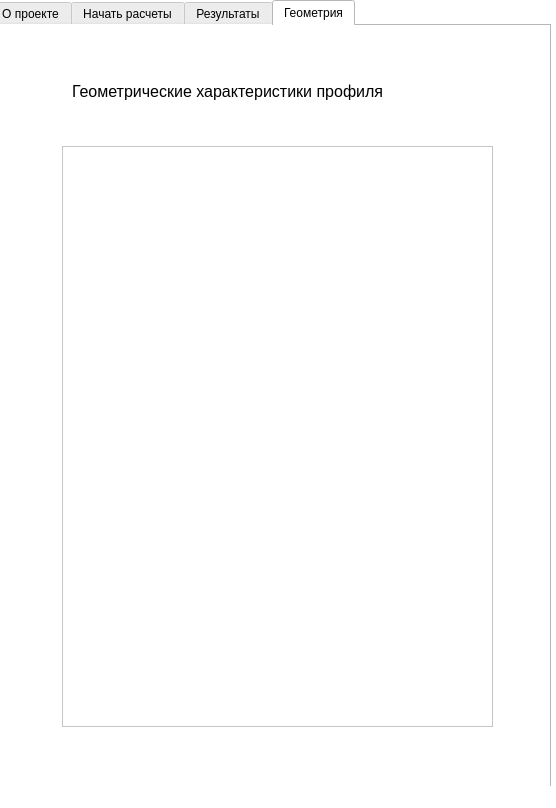
<?xml version="1.0" encoding="UTF-8"?>
<ui version="4.0">
 <class>Main_window</class>
 <widget class="QMainWindow" name="Main_window">
  <property name="geometry">
   <rect>
    <x>0</x>
    <y>0</y>
    <width>556</width>
    <height>808</height>
   </rect>
  </property>
  <property name="font">
   <font>
    <pointsize>11</pointsize>
   </font>
  </property>
  <property name="windowTitle">
   <string>WingPro</string>
  </property>
  <property name="styleSheet">
   <string notr="true">background-color: rgb(255, 255, 255)</string>
  </property>
  <widget class="QWidget" name="centralwidget">
   <widget class="QTabWidget" name="Tab_widget">
    <property name="geometry">
     <rect>
      <x>-10</x>
      <y>0</y>
      <width>561</width>
      <height>861</height>
     </rect>
    </property>
    <property name="styleSheet">
     <string notr="true">background-color:rgb(255, 255, 255)
</string>
    </property>
    <property name="currentIndex">
     <number>3</number>
    </property>
    <widget class="QWidget" name="information">
     <attribute name="title">
      <string>О проекте</string>
     </attribute>
     <widget class="QLabel" name="label_9">
      <property name="geometry">
       <rect>
        <x>60</x>
        <y>70</y>
        <width>461</width>
        <height>101</height>
       </rect>
      </property>
      <property name="font">
       <font>
        <pointsize>20</pointsize>
       </font>
      </property>
      <property name="styleSheet">
       <string notr="true">к</string>
      </property>
      <property name="text">
       <string>Добро пожаловать в WingPro! </string>
      </property>
     </widget>
     <widget class="QPushButton" name="start_btn">
      <property name="geometry">
       <rect>
        <x>200</x>
        <y>630</y>
        <width>161</width>
        <height>41</height>
       </rect>
      </property>
      <property name="font">
       <font>
        <pointsize>11</pointsize>
       </font>
      </property>
      <property name="styleSheet">
       <string notr="true">
background-color: rgb(0, 139, 250)</string>
      </property>
      <property name="text">
       <string>Начать работу!</string>
      </property>
     </widget>
     <widget class="QTextEdit" name="textEdit">
      <property name="geometry">
       <rect>
        <x>50</x>
        <y>190</y>
        <width>471</width>
        <height>411</height>
       </rect>
      </property>
      <property name="html">
       <string>&lt;!DOCTYPE HTML PUBLIC &quot;-//W3C//DTD HTML 4.0//EN&quot; &quot;http://www.w3.org/TR/REC-html40/strict.dtd&quot;&gt;
&lt;html&gt;&lt;head&gt;&lt;meta name=&quot;qrichtext&quot; content=&quot;1&quot; /&gt;&lt;style type=&quot;text/css&quot;&gt;
p, li { white-space: pre-wrap; }
&lt;/style&gt;&lt;/head&gt;&lt;body style=&quot; font-family:'MS Shell Dlg 2'; font-size:7.8pt; font-weight:400; font-style:normal;&quot;&gt;
&lt;p align=&quot;center&quot; style=&quot; margin-top:0px; margin-bottom:0px; margin-left:0px; margin-right:0px; -qt-block-indent:0; text-indent:0px;&quot;&gt;&lt;span style=&quot; font-size:18pt;&quot;&gt;Данная программа создана студентами Передовой инженерной школы МАИ. С помощью нее вы сможете подобрать профиль крыла по нужным вам характеристикам. При ошибках обращаться на почту: WingProSupport@yandex.ru&lt;/span&gt;&lt;/p&gt;&lt;/body&gt;&lt;/html&gt;</string>
      </property>
     </widget>
    </widget>
    <widget class="QWidget" name="current_information">
     <attribute name="title">
      <string>Начать расчеты</string>
     </attribute>
     <widget class="QComboBox" name="alpha_Box">
      <property name="geometry">
       <rect>
        <x>160</x>
        <y>610</y>
        <width>111</width>
        <height>31</height>
       </rect>
      </property>
      <property name="styleSheet">
       <string notr="true">background-color: rgb(255, 255, 255)</string>
      </property>
     </widget>
     <widget class="QPushButton" name="btn1">
      <property name="geometry">
       <rect>
        <x>20</x>
        <y>690</y>
        <width>211</width>
        <height>41</height>
       </rect>
      </property>
      <property name="font">
       <font>
        <pointsize>11</pointsize>
       </font>
      </property>
      <property name="styleSheet">
       <string notr="true">background-color: rgb(0, 139, 250)</string>
      </property>
      <property name="text">
       <string>Подобрать профиль</string>
      </property>
     </widget>
     <widget class="QLineEdit" name="Mz_current">
      <property name="geometry">
       <rect>
        <x>230</x>
        <y>350</y>
        <width>141</width>
        <height>31</height>
       </rect>
      </property>
      <property name="styleSheet">
       <string notr="true">background-color: rgb(255, 255, 255)</string>
      </property>
      <property name="text">
       <string/>
      </property>
     </widget>
     <widget class="QLineEdit" name="Cx_current">
      <property name="geometry">
       <rect>
        <x>320</x>
        <y>300</y>
        <width>141</width>
        <height>31</height>
       </rect>
      </property>
      <property name="styleSheet">
       <string notr="true">background-color: rgb(255, 255, 255)</string>
      </property>
      <property name="text">
       <string/>
      </property>
     </widget>
     <widget class="QLineEdit" name="Cy_current">
      <property name="geometry">
       <rect>
        <x>220</x>
        <y>250</y>
        <width>141</width>
        <height>31</height>
       </rect>
      </property>
      <property name="styleSheet">
       <string notr="true">background-color: rgb(255, 255, 255)</string>
      </property>
      <property name="text">
       <string/>
      </property>
     </widget>
     <widget class="QLabel" name="label">
      <property name="geometry">
       <rect>
        <x>20</x>
        <y>300</y>
        <width>291</width>
        <height>31</height>
       </rect>
      </property>
      <property name="font">
       <font>
        <pointsize>12</pointsize>
       </font>
      </property>
      <property name="text">
       <string>Сила лобового споротивления:</string>
      </property>
     </widget>
     <widget class="QLabel" name="label_2">
      <property name="geometry">
       <rect>
        <x>20</x>
        <y>260</y>
        <width>211</width>
        <height>20</height>
       </rect>
      </property>
      <property name="font">
       <font>
        <pointsize>12</pointsize>
       </font>
      </property>
      <property name="styleSheet">
       <string notr="true">
gridline-color: rgb(37, 161, 255);</string>
      </property>
      <property name="text">
       <string>Подъемная сила:</string>
      </property>
     </widget>
     <widget class="QLabel" name="label_3">
      <property name="geometry">
       <rect>
        <x>20</x>
        <y>360</y>
        <width>191</width>
        <height>16</height>
       </rect>
      </property>
      <property name="font">
       <font>
        <pointsize>12</pointsize>
       </font>
      </property>
      <property name="text">
       <string>Момент тангажа:</string>
      </property>
     </widget>
     <widget class="QLabel" name="label_4">
      <property name="geometry">
       <rect>
        <x>20</x>
        <y>620</y>
        <width>141</width>
        <height>16</height>
       </rect>
      </property>
      <property name="font">
       <font>
        <pointsize>12</pointsize>
       </font>
      </property>
      <property name="text">
       <string>Угол атаки:</string>
      </property>
     </widget>
     <widget class="QLabel" name="label_10">
      <property name="geometry">
       <rect>
        <x>20</x>
        <y>200</y>
        <width>331</width>
        <height>31</height>
       </rect>
      </property>
      <property name="font">
       <font>
        <pointsize>14</pointsize>
       </font>
      </property>
      <property name="text">
       <string>Введите требуемые значения</string>
      </property>
     </widget>
     <widget class="QLabel" name="label_11">
      <property name="geometry">
       <rect>
        <x>20</x>
        <y>560</y>
        <width>301</width>
        <height>21</height>
       </rect>
      </property>
      <property name="font">
       <font>
        <pointsize>12</pointsize>
       </font>
      </property>
      <property name="text">
       <string>Скорость набегающего потока:</string>
      </property>
     </widget>
     <widget class="QLineEdit" name="V_wing">
      <property name="geometry">
       <rect>
        <x>330</x>
        <y>560</y>
        <width>141</width>
        <height>31</height>
       </rect>
      </property>
      <property name="styleSheet">
       <string notr="true">background-color: rgb(255, 255, 255);</string>
      </property>
     </widget>
     <widget class="QLineEdit" name="razmah">
      <property name="geometry">
       <rect>
        <x>230</x>
        <y>500</y>
        <width>141</width>
        <height>31</height>
       </rect>
      </property>
      <property name="styleSheet">
       <string notr="true">background-color: rgb(255, 255, 255);</string>
      </property>
     </widget>
     <widget class="QLabel" name="label_12">
      <property name="geometry">
       <rect>
        <x>20</x>
        <y>510</y>
        <width>161</width>
        <height>21</height>
       </rect>
      </property>
      <property name="font">
       <font>
        <pointsize>12</pointsize>
       </font>
      </property>
      <property name="text">
       <string>Размах крыла:</string>
      </property>
     </widget>
     <widget class="QLabel" name="label_13">
      <property name="geometry">
       <rect>
        <x>10</x>
        <y>30</y>
        <width>521</width>
        <height>141</height>
       </rect>
      </property>
      <property name="text">
       <string/>
      </property>
      <property name="pixmap">
       <pixmap>МАИ.png</pixmap>
      </property>
     </widget>
     <widget class="QLabel" name="label_15">
      <property name="geometry">
       <rect>
        <x>20</x>
        <y>460</y>
        <width>161</width>
        <height>21</height>
       </rect>
      </property>
      <property name="font">
       <font>
        <pointsize>12</pointsize>
       </font>
      </property>
      <property name="text">
       <string>Корневая хорда:</string>
      </property>
     </widget>
     <widget class="QLineEdit" name="finall_horda">
      <property name="geometry">
       <rect>
        <x>230</x>
        <y>450</y>
        <width>141</width>
        <height>31</height>
       </rect>
      </property>
     </widget>
     <widget class="QLabel" name="label_16">
      <property name="geometry">
       <rect>
        <x>20</x>
        <y>410</y>
        <width>181</width>
        <height>21</height>
       </rect>
      </property>
      <property name="font">
       <font>
        <pointsize>12</pointsize>
       </font>
      </property>
      <property name="text">
       <string>Концевая хорда:</string>
      </property>
     </widget>
     <widget class="QLineEdit" name="current_horda">
      <property name="geometry">
       <rect>
        <x>230</x>
        <y>400</y>
        <width>141</width>
        <height>31</height>
       </rect>
      </property>
     </widget>
    </widget>
    <widget class="QWidget" name="count_page">
     <attribute name="title">
      <string>Результаты</string>
     </attribute>
     <widget class="QLineEdit" name="Mz_finall">
      <property name="geometry">
       <rect>
        <x>250</x>
        <y>190</y>
        <width>161</width>
        <height>31</height>
       </rect>
      </property>
      <property name="styleSheet">
       <string notr="true">background-color: rgb(255, 255, 255)</string>
      </property>
     </widget>
     <widget class="QLineEdit" name="Cx_finall">
      <property name="geometry">
       <rect>
        <x>250</x>
        <y>140</y>
        <width>161</width>
        <height>31</height>
       </rect>
      </property>
      <property name="styleSheet">
       <string notr="true">background-color: rgb(255, 255, 255)</string>
      </property>
     </widget>
     <widget class="QLineEdit" name="Cy_finall">
      <property name="geometry">
       <rect>
        <x>250</x>
        <y>90</y>
        <width>161</width>
        <height>31</height>
       </rect>
      </property>
      <property name="styleSheet">
       <string notr="true">background-color: rgb(255, 255, 255)</string>
      </property>
     </widget>
     <widget class="QLineEdit" name="name_profile_print">
      <property name="geometry">
       <rect>
        <x>250</x>
        <y>40</y>
        <width>281</width>
        <height>31</height>
       </rect>
      </property>
      <property name="styleSheet">
       <string notr="true">background-color: rgb(255, 255, 255)</string>
      </property>
      <property name="text">
       <string/>
      </property>
     </widget>
     <widget class="QLabel" name="label_5">
      <property name="geometry">
       <rect>
        <x>190</x>
        <y>80</y>
        <width>55</width>
        <height>41</height>
       </rect>
      </property>
      <property name="font">
       <font>
        <pointsize>14</pointsize>
       </font>
      </property>
      <property name="text">
       <string>Cy</string>
      </property>
     </widget>
     <widget class="QLabel" name="label_6">
      <property name="geometry">
       <rect>
        <x>190</x>
        <y>140</y>
        <width>55</width>
        <height>31</height>
       </rect>
      </property>
      <property name="font">
       <font>
        <pointsize>14</pointsize>
       </font>
      </property>
      <property name="text">
       <string>Cx</string>
      </property>
     </widget>
     <widget class="QLabel" name="label_7">
      <property name="geometry">
       <rect>
        <x>190</x>
        <y>190</y>
        <width>55</width>
        <height>31</height>
       </rect>
      </property>
      <property name="font">
       <font>
        <pointsize>14</pointsize>
       </font>
      </property>
      <property name="text">
       <string>Mz</string>
      </property>
     </widget>
     <widget class="QLabel" name="label_8">
      <property name="geometry">
       <rect>
        <x>20</x>
        <y>40</y>
        <width>211</width>
        <height>31</height>
       </rect>
      </property>
      <property name="font">
       <font>
        <pointsize>14</pointsize>
       </font>
      </property>
      <property name="text">
       <string>Название профиля:</string>
      </property>
     </widget>
     <widget class="QLabel" name="label_14">
      <property name="geometry">
       <rect>
        <x>50</x>
        <y>260</y>
        <width>481</width>
        <height>421</height>
       </rect>
      </property>
      <property name="text">
       <string>TextLabel</string>
      </property>
     </widget>
    </widget>
    <widget class="QWidget" name="tab">
     <attribute name="title">
      <string>Геометрия</string>
     </attribute>
     <widget class="QLabel" name="label_17">
      <property name="geometry">
       <rect>
        <x>80</x>
        <y>50</y>
        <width>421</width>
        <height>31</height>
       </rect>
      </property>
      <property name="font">
       <font>
        <pointsize>12</pointsize>
       </font>
      </property>
      <property name="text">
       <string>Геометрические характеристики профиля</string>
      </property>
     </widget>
     <widget class="QTableWidget" name="geometry">
      <property name="geometry">
       <rect>
        <x>70</x>
        <y>120</y>
        <width>431</width>
        <height>581</height>
       </rect>
      </property>
     </widget>
    </widget>
   </widget>
  </widget>
  <widget class="QStatusBar" name="statusbar"/>
 </widget>
 <resources>
  <include location="МАИ.qrc"/>
 </resources>
 <connections/>
</ui>
